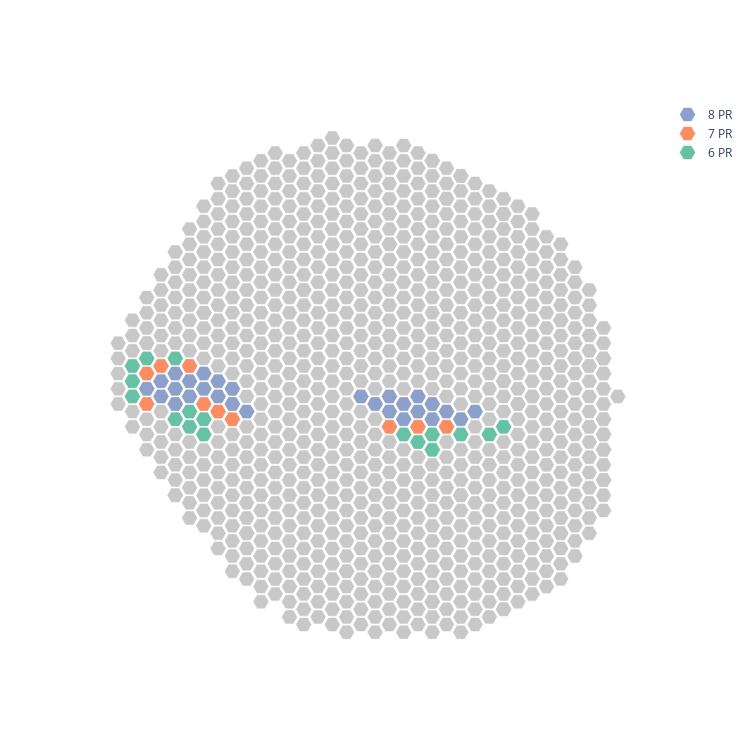

Source (notebook cell):
### Code cell
fig2 = go.Figure(data=go.Scatter(
            x=(hex_df['hex1_id'] - hex_df['hex2_id']),
            y=(hex_df['hex1_id'] + hex_df['hex2_id']),
            mode='markers',
            marker_symbol = SYMBOL_NUMBER,
            marker={
                'size':DOTSIZE,
                'color': COLOR_BACKGROUND,
                'line': {'width':0.5, 'color':COLOR_BACKGROUND}
                },
            showlegend=False
    )
)

fig2.add_trace(go.Scatter(
            x = pr8['p'],
            y = pr8['q'],
            mode='markers',
            marker_symbol = SYMBOL_NUMBER,
            marker={
                'size':DOTSIZE,
                'color': COLOR_8PR,
                'line': {'width':0.5, 'color':COLOR_8PR}
                },
            name="8 PR"
    )
)

fig2.add_trace(go.Scatter(
            x = pr7['p'],
            y = pr7['q'],
            mode='markers',
            marker_symbol = SYMBOL_NUMBER,
            marker={
                'size':DOTSIZE,
                'color': COLOR_7PR,
                'line': {'width':0.5, 'color':COLOR_7PR}
                },
            name="7 PR"
    )
)

fig2.add_trace(go.Scatter(
            x = pr6['p'],
            y = pr6['q'],
            mode='markers',
            marker_symbol = SYMBOL_NUMBER,
            marker={
                'size':DOTSIZE,
                'color': COLOR_6PR,
                'line': {'width':0.5, 'color':COLOR_6PR}
                },
            name="6 PR"
    )
)

fig2.update_layout(title='',
                    yaxis_range=[tot_min , tot_max + tot_max/10],
                    xaxis_range=[tot_min, tot_max + tot_max/10],
                    width=750,
                    height=750,
                    paper_bgcolor='rgba(0,0,0,0)',
                    plot_bgcolor='rgba(0,0,0,0)'
                )

fig2.update_xaxes(showgrid=False, showticklabels=False)
fig2.update_yaxes(showgrid=False, showticklabels=False)

fig2.update_scenes(aspectmode="data")

fig2.show()

### Figure 1 — Plotly figure (JSON) as saved in the notebook; plotly's stock layout.template omitted (floating-point values rounded to 4 significant figures; data arrays with more than 128 entries replaced by an {"elided": "..."} marker saying what was removed)
{"data": [{"marker": {"color": "rgb(200,200,200)", "line": {"color": "rgb(200,200,200)", "width": 0.5}, "size": 15, "symbol": 15}, "mode": "markers", "showlegend": false, "type": "scatter", "x": {"elided": "921 int values"}, "y": {"elided": "921 int values"}}, {"marker": {"color": "rgb(141, 160, 203)", "line": {"color": "rgb(141, 160, 203)", "width": 0.5}, "size": 15, "symbol": 15}, "mode": "markers", "name": "8 PR", "type": "scatter", "x": [-15, -16, -17, -14, -15, -16, -10, -11, -12, -13, -14, -15, -11, -12, -13, 1, 0, -1, -2, 3, 2, 1, 0, 5, 4, 3, 2, 6], "y": [37, 38, 39, 38, 39, 40, 36, 37, 38, 39, 40, 41, 39, 40, 41, 35, 36, 37, 38, 35, 36, 37, 38, 35, 36, 37, 38, 36]}, {"marker": {"color": "rgb(252, 141, 98)", "line": {"color": "rgb(252, 141, 98)", "width": 0.5}, "size": 15, "symbol": 15}, "mode": "markers", "name": "7 PR", "type": "scatter", "x": [-17, -11, -12, -13, -17, -16, -14, 0, 2, 4], "y": [37, 35, 36, 37, 41, 42, 42, 34, 34, 34]}, {"marker": {"color": "rgb(102, 194, 165)", "line": {"color": "rgb(102, 194, 165)", "width": 0.5}, "size": 15, "symbol": 15}, "mode": "markers", "name": "6 PR", "type": "scatter", "x": [-13, -14, -15, -18, -13, -14, -18, -18, -17, -15, 3, 2, 1, 3, 5, 7, 8], "y": [33, 34, 35, 38, 35, 36, 40, 42, 43, 43, 31, 32, 33, 33, 33, 33, 34]}], "layout": {"height": 750, "paper_bgcolor": "rgba(0,0,0,0)", "plot_bgcolor": "rgba(0,0,0,0)", "scene": {"aspectmode": "data"}, "title": {"text": ""}, "width": 750, "xaxis": {"range": [[-38], [82.5]], "showgrid": false, "showticklabels": false}, "yaxis": {"range": [[-38], [82.5]], "showgrid": false, "showticklabels": false}}}
